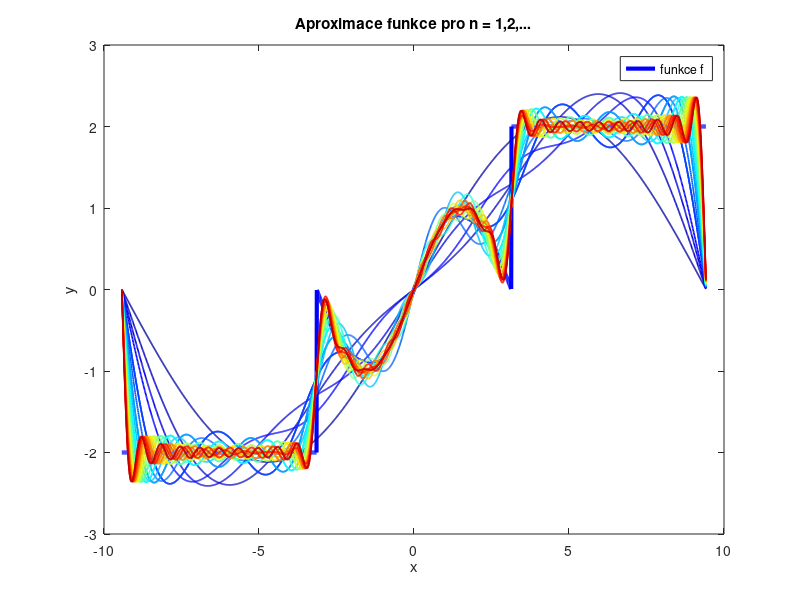
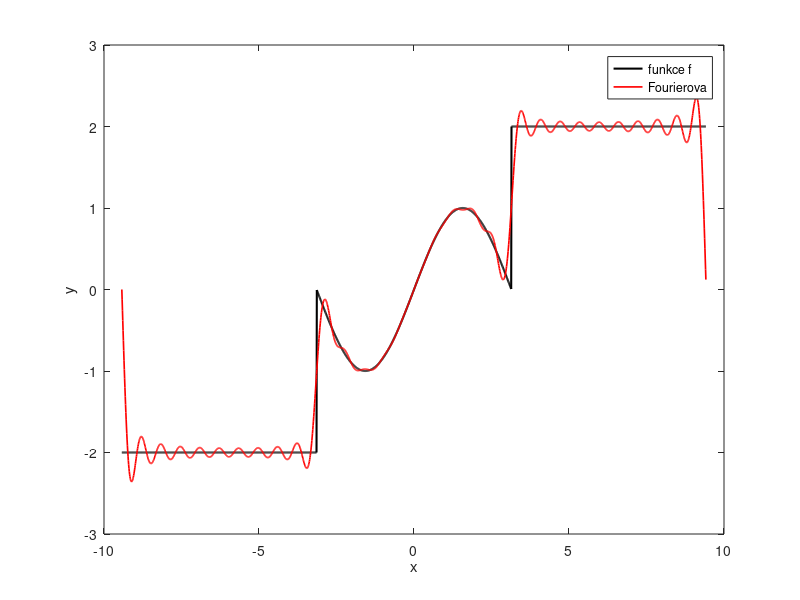
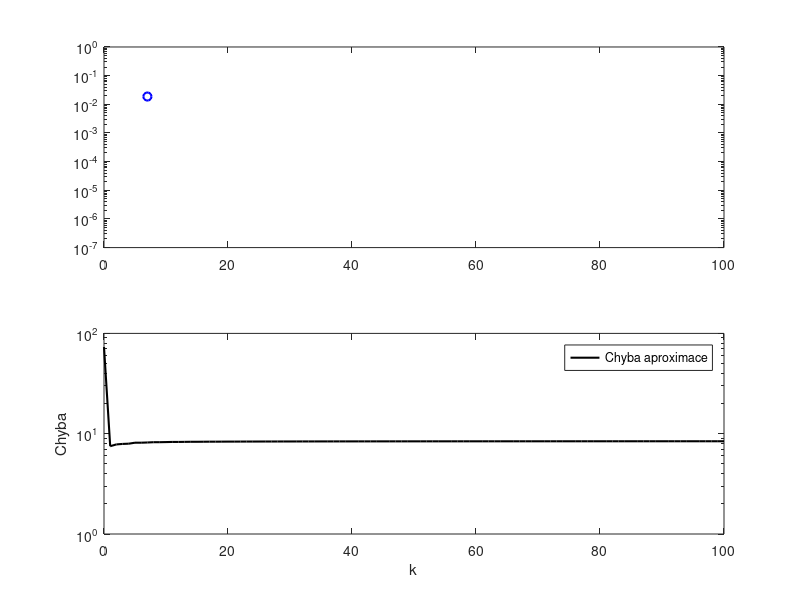

These figures' MATLAB source, in order:
clear all, close all, clc
L = 3*pi;

dx=0.01
% Define domain
x = (-3*pi:0.01:3*pi)';
% Start with all zeros: 
unitstep = sin(x); 
% But make everything corresponding to t>=1 one:
unitstep(x>=pi) = 2; 
unitstep(x<=-pi) = -2;
plot(x,unitstep,'b','linewidth',3) 

f = unitstep;

T = 3*pi;
w0 = pi/T;

%% Compute Fourier series
CC = jet(30);
A0 = 0;
fFS = A0/2;
for k=1:30
%A(k) =(1/T)* sum(f.*cos(w0*k*x))*dx; % Inner product
B(k) =(1/T)* sum(f.*sin(w0*k*x))*dx;
fFS = fFS + B(k)*sin(w0*k*x);
hold on;
plot(x,fFS,'-','Color',CC(k,:),'LineWidth',1.2)
title('Aproximace funkce pro n = 1,2,...')
xlabel('x') 
ylabel('y')
legend('funkce f')
pause(0.01)
end
%% posledni aprox
figure
plot(x,f,'-k','LineWidth',1.5), hold on
plot(x,fFS,'r','LineWidth',1.2)
xlabel('x')
ylabel('y')
legend('funkce f','Fourierova')
%% Plot amplitudes
figure
clear ERR
clear A
fFS = A0/2;
A(1) = A0/2;
ERR(1) = norm(f-fFS);
kmax = 100;
for k=1:kmax
    A(k+1) = sum(f.*cos(pi*k*x/L))*dx;
    B(k+1) = sum(f.*sin(pi*k*x/L))*dx;
%     plot(x,B(k)*sin(2*k*pi*x/L),'k-','LineWidth',1.2);
    fFS = fFS + A(k+1)*cos(k*pi*x/L) + B(k+1)*sin(k*pi*x/L);
    ERR(k+1) = norm(f-fFS)/norm(f);
end
thresh = median(ERR)*sqrt(kmax)*4/sqrt(3);
r = max(find(ERR>thresh));
r = 7;
subplot(2,1,1)
semilogy(0:1:kmax,A,'k','LineWidth',1.5)
hold on
semilogy(r,A(r+1),'bo','LineWidth',1.5)
xlim([0 kmax])
ylim([10^(-7) 1])
subplot(2,1,2)
semilogy(0:1:kmax,ERR,'k','LineWidth',1.5)
xlabel('k') 
ylabel('Chyba')
legend('Chyba aproximace')
hold on
